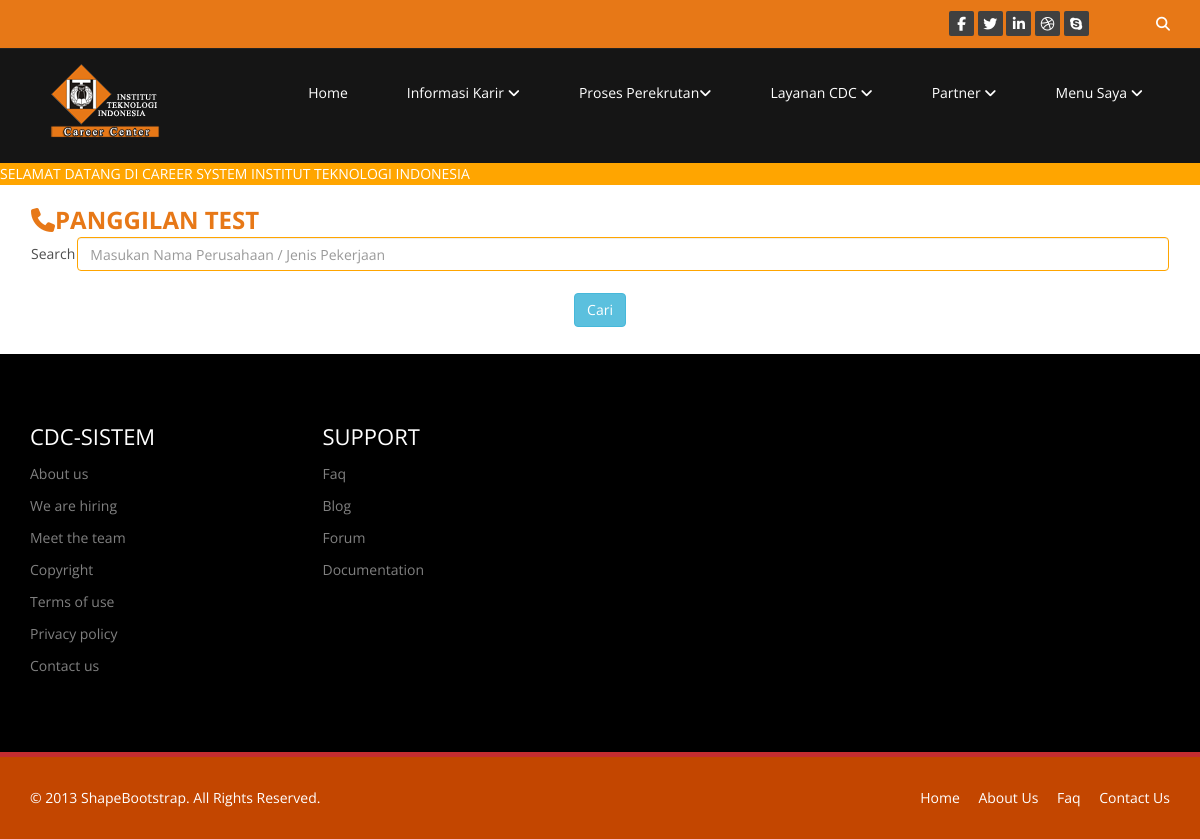
The page /panggilan-tes.php (signed in) on the database as committed earlier.
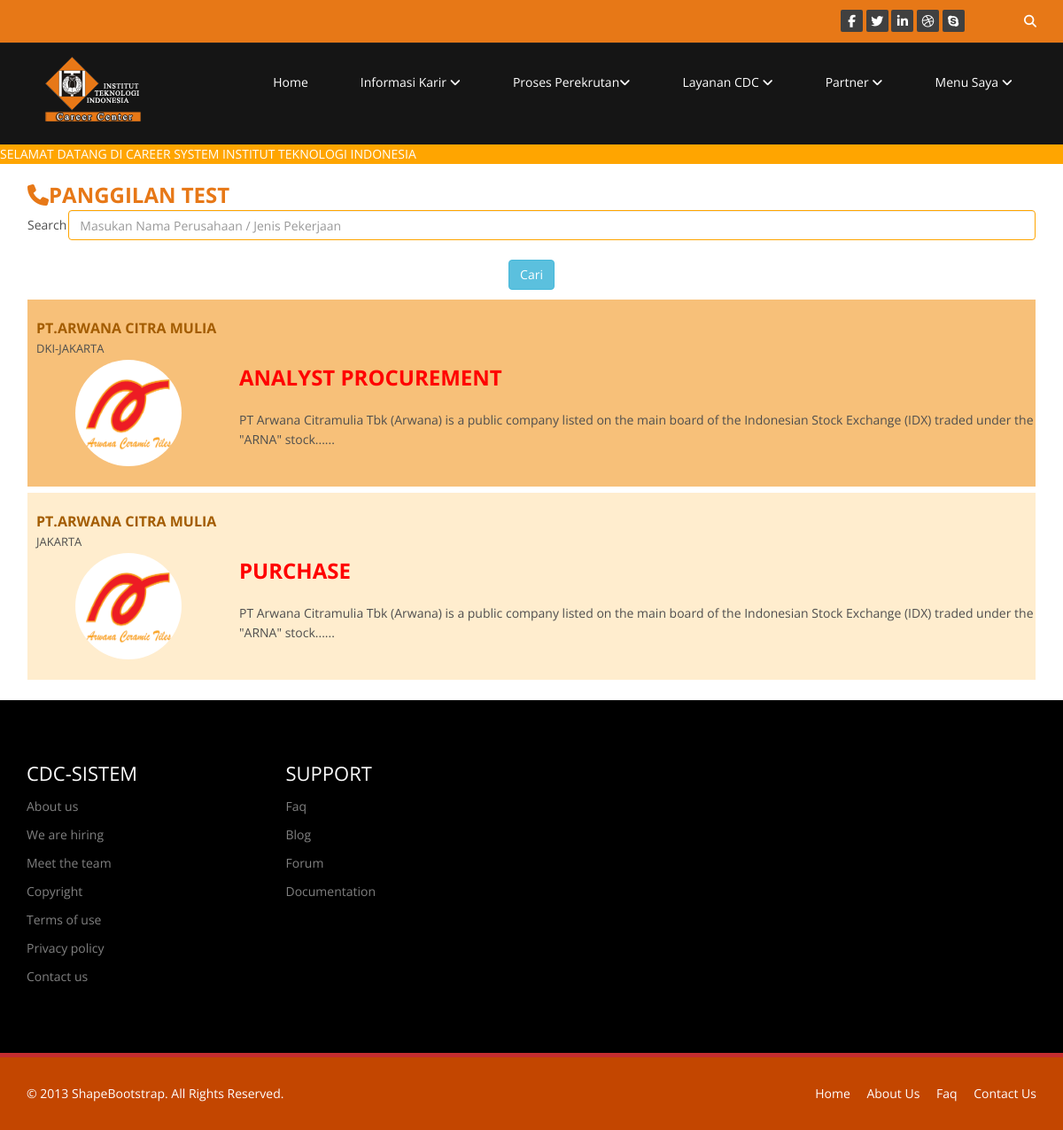
The same page on the database as committed later.
### tables this page shows
CREATE TABLE IF NOT EXISTS `tbl_lamar` (
  `id_lamar` int(5) NOT NULL AUTO_INCREMENT,
  `id_lowongan` int(5) NOT NULL,
  `id_user` int(5) NOT NULL,
  `tanggal` varchar(20) NOT NULL,
  `jam` varchar(20) NOT NULL,
  `panggilan` int(2) NOT NULL,
  PRIMARY KEY (`id_lamar`)
);

CREATE TABLE IF NOT EXISTS `user` (
  `id_user` int(10) NOT NULL AUTO_INCREMENT,
  `nik` int(15) NOT NULL,
  `nama` varchar(100) NOT NULL,
  `tempat_lahir` varchar(20) NOT NULL,
  `tgl_lahir` varchar(20) NOT NULL,
  `alamat` varchar(300) NOT NULL,
  `telepon` int(15) NOT NULL,
  `email` varchar(50) NOT NULL,
  `foto` varchar(50) NOT NULL,
  `level_pendidikan` varchar(20) NOT NULL,
  `pendidikan` varchar(100) NOT NULL,
  `username` varchar(50) NOT NULL,
  `password` varchar(100) NOT NULL,
  `status` varchar(50) NOT NULL,
  `kapasitas` int(2) NOT NULL,
  `jenis` varchar(50) NOT NULL,
  `deskripsi` text NOT NULL,
  `website` varchar(100) NOT NULL,
  PRIMARY KEY (`id_user`)
);

CREATE TABLE IF NOT EXISTS `lowongan` (
  `id_lowongan` int(5) NOT NULL AUTO_INCREMENT,
  `judul` varchar(120) NOT NULL,
  `isi` varchar(1000) NOT NULL,
  `gaji` varchar(20) NOT NULL,
  `provinsi` varchar(30) NOT NULL,
  `jenis` varchar(25) NOT NULL,
  `job_sekeer` int(5) NOT NULL,
  `id_comp` int(5) NOT NULL,
  `tanggal` varchar(15) NOT NULL,
  `jam` varchar(15) NOT NULL,
  `test_date` varchar(120) NOT NULL,
  `test_location` varchar(120) NOT NULL,
  `test_type` varchar(120) NOT NULL,
  `test_detail` varchar(120) NOT NULL,
  PRIMARY KEY (`id_lowongan`)
);

### panggilan-tes.php (the view, shortened to what this page needs)
<?php
	include 'header.php';
?>
		<br>
		<div class="container">
			<table width="100%" >
				<tr>
					<td colspan="6"><font  style="color: #e77817;" size="5"><strong><i class="fa fa-phone"></i>PANGGILAN TEST</strong></font></td>
				</tr>
				<tr>
				<form action="" method="POST">
					<td style="width:20px;">Search</td>
					<td><input type="text" class="form-control" name="kata" style="border-color: orange" placeholder="Masukan Nama Perusahaan / Jenis Pekerjaan" ></td>
				</tr>
				<tr>
					<td colspan="3" align="center"><button type="submit" style="margin-top: 20px;" class="btn btn-info btn-md" name="submit">Cari</button></td>
				</tr>
			<tr>
				<td colspan="3"></td>
			</tr>
			<tr>
				<td colspan="7">
			<?php
			if(isset($_POST['kata'])){
				$kata=$_POST['kata'];
				$sql_tambahan="AND (a.judul like lower('%$kata%') or deskripsi like ('%$kata%'))";
			}else{
				$sql_tambahan="";
			}
			$no=1;
			 $query="SELECT c.id_lowongan,judul,isi,a.tanggal,a.jam,deskripsi,provinsi,a.jenis,b.nama,foto,b.website,a.test_date,a.test_location,a.test_type,a.test_detail FROM lowongan a inner join user b on a.id_comp=b.id_user inner join tbl_lamar c on a.id_lowongan=c.id_lowongan where c.id_user='$id' AND c.panggilan = 1  $sql_tambahan";
			 $res=mysql_query($query);
			 while($row=mysql_fetch_array($res)){
				 $mod=$no%2;
				 if($mod==0){
				 	$bgColor="#ffedce";
				 }else{
				 	$bgColor="#f7c079";
				 }
			?>
				<div style="background-color: <?=$bgColor?>;border-color: black;width: 100%;height: 100%;margin-top: 7px;">
				<table  width="95%" align="center" class="table table-responsive table-hover">
					<tr>
					<table width="100%"  >
					<tr>
						<td colspan="10" style="padding-left: 10px;">
						<font  style="color: #a35c00;" size="3"><strong><?=strtoupper($row['nama'])?></strong></font><br>
						<font size="2"><?=strtoupper($row['provinsi'])?></font></td>
					</tr>
					<tr>
						<td width="20%" align="center" ><img class="img img-circle" src="admin/user/<?=$row['foto']?>" style="width:120px;height: 120px"></td>
						<td style="padding-left: 1%;"><font  style="color: #011982;" size="5"><strong><a  data-toggle="modal" data-target="#myModal1<?=$row['id_lowongan']?>" href='#'><?=strtoupper($row['judul'])?></a></strong></font><br>
						<br>
						<?php
					    $sbtr=substr($row['deskripsi'],0,200);
					    echo $sbtr."......";
						?>
						</td>
					</tr>
					</table>
					</div>
				<?php
				$no++;
				}
				?>
					</tr>
				</table>
		</div>
<?php
	include 'footer.php';
?>

### header.php (shortened to what this page needs)
<?php
global $array,$id;
if(isset($_SESSION['id'])){
    $id=$_SESSION['id'];
}else{
    $id="";
    $nama="";
    $username="";
}
?>
<!DOCTYPE html>
<html lang="en">
<head>
    <link href="css/bootstrap.min.css" rel="stylesheet">
    <link href="css/font-awesome.min.css" rel="stylesheet">
    <link href="css/animate.min.css" rel="stylesheet">
    <link href="css/prettyPhoto.css" rel="stylesheet">
    <link href="css/main.css" rel="stylesheet">
    <link href="css/responsive.css" rel="stylesheet">
    <link href="admin/css/datepicker3.css" rel="stylesheet">
    <link rel="stylesheet" href="https://cdnjs.cloudflare.com/ajax/libs/font-awesome/3.2.1/css/font-awesome.min.css" />
</head>
<body class="homepage">
    <header id="header">
        <div class="top-bar">
            <div class="container">
                <div class="row">
                    <div class="col-sm-12 col-xs-12">
                       <div class="social">
                            <ul class="social-share">
                                <li><a href="#"><i class="fa fa-facebook"></i></a></li>
                                <li><a href="#"><i class="fa fa-twitter"></i></a></li>
                                <li><a href="#"><i class="fa fa-linkedin"></i></a></li>
                                <li><a href="#"><i class="fa fa-dribbble"></i></a></li>
                                <li><a href="#"><i class="fa fa-skype"></i></a></li>
                            </ul>
                            <div class="search">
                                <form role="form">
                                    <input type="text" class="search-form" autocomplete="off" placeholder="Search">
                                    <i class="fa fa-search" style=""></i>
                                </form>
                           </div>
                       </div>
                    </div>
                </div>
            </div>
        </div>
        <nav class="navbar navbar-inverse" role="banner">
            <div class="container">
                <div class="navbar-header">
                    <a class="navbar-brand" href="index.html"><img  src="css/img/logo-iti-kecil.png" alt="logo"></a>
                </div>
                <div class="collapse navbar-collapse navbar-right">
                    <ul class="nav navbar-nav">
                        <li ><a href="index.php">Home</a></li>
                        <li class="dropdown">
                            <a href="#" class="dropdown-toggle" data-toggle="dropdown">Informasi Karir <i class="fa fa-angle-down"></i></a>
                        </li>
                        <li class="dropdown">
                            <a href="#" class="dropdown-toggle" data-toggle="dropdown">Proses Perekrutan<i class="fa fa-angle-down"></i></a>
                        </li>
                       <li class="dropdown">
                            <a href="#" class="dropdown-toggle" data-toggle="dropdown">Layanan CDC <i class="fa fa-angle-down"></i></a>
                        </li>
                        <li class="dropdown">
                            <a href="#" class="dropdown-toggle" data-toggle="dropdown">Partner <i class="fa fa-angle-down"></i></a>
                        </li>
                        <?php
                            if($id!=""){
                        ?>
                        <li class="dropdown">
                            <a href="#" class="dropdown-toggle" data-toggle="dropdown">Menu Saya <i class="fa fa-angle-down"></i></a>
                        </li>
                        <?php } ?>
                    </ul>
                </div>
            </div>
        </nav>
        <div style="background-color: orange;width: 100%">
                <marquee><font color="white">SELAMAT DATANG DI CAREER SYSTEM INSTITUT TEKNOLOGI INDONESIA</font></marquee>
		</div>
    </header>

### footer.php (shortened to what this page needs)
    <section id="bottom" style="background-color: #000000;">
        <div class="container wow fadeInDown"  data-wow-duration="1000ms" data-wow-delay="600ms">
            <div class="row">
                <div class="col-md-3 col-sm-6">
                    <div class="widget">
                        <h3><font color="white">CDC-Sistem</font></h3>
                        <ul>
                            <li><a href="#">About us</a></li>
                            <li><a href="#">We are hiring</a></li>
                            <li><a href="#">Meet the team</a></li>
                            <li><a href="#">Copyright</a></li>
                            <li><a href="#">Terms of use</a></li>
                            <li><a href="#">Privacy policy</a></li>
                            <li><a href="#">Contact us</a></li>
                        </ul>
                    </div>
                </div>
                <div class="col-md-3 col-sm-6">
                    <div class="widget">
                        <h3><font color="white">Support</font></h3>
                        <ul>
                            <li><a href="#">Faq</a></li>
                            <li><a href="#">Blog</a></li>
                            <li><a href="#">Forum</a></li>
                            <li><a href="#">Documentation</a></li>
                        </ul>
                    </div>
                </div>
            </div>
        </div>
    </section>
    <footer id="footer" class="midnight-blue" style="background-color: #c34600">
        <div class="container">
            <div class="row">
                <div class="col-sm-6">
                    &copy; 2013 <a target="_blank" href="http://shapebootstrap.net/" title="Free Twitter Bootstrap WordPress Themes and HTML templates">ShapeBootstrap</a>. All Rights Reserved.
                </div>
                <div class="col-sm-6">
                    <ul class="pull-right">
                        <li><a href="#">Home</a></li>
                        <li><a href="#">About Us</a></li>
                        <li><a href="#">Faq</a></li>
                        <li><a href="#">Contact Us</a></li>
                    </ul>
                </div>
            </div>
        </div>
    </footer>
</body>
</html>

### css/main.css (style rules this page uses)
body { background: #fff; font-family: 'Open Sans', sans-serif; color:#4e4e4e; line-height: 22px; }
h1, h2, h3, h4, h5, h6 { font-weight: 600; font-family: 'Open Sans', sans-serif; color:#4e4e4e; }
h3 { font-size: 16px; color: #787878; font-weight: 400; line-height: 24px; }
a { color: #c52d2f; -webkit-transition: color 300ms, background-color 300ms; -moz-transition: color 300ms, background-color 300ms; -o-transition: color 300ms, background-color 300ms; transition: color 300ms, background-color 300ms; }
body > section { padding: 70px 0; }
#header .search { display: inline-block; }
.navbar>.container .navbar-brand { margin-left: 0; }
.top-bar { padding: 10px 0; background: #e77817; border-bottom: 1px solid #222; line-height: 28px; }
.social { text-align: right; }
.social-share { display: inline-block; list-style: none; padding: 0; margin: 0; }
ul.social-share li { display: inline-block; }
ul.social-share li a { display: inline-block; color: #fff; background: #404040; width: 25px; height: 25px; line-height: 25px; text-align: center; border-radius: 2px; }
.search i { color: #fff; }
input.search-form { background: transparent; border: 0 none; width: 60px; padding: 0 10px; color: #FFF; -webkit-transition: all 400ms; -moz-transition: all 400ms; -ms-transition: all 400ms; -o-transition: all 400ms; transition: all 400ms; }
.navbar-brand { padding: 0; margin:0; }
.navbar { border-radius: 0; margin-bottom: 0; background: #151515; padding: 15px 0; padding-bottom: 0; }
.navbar-nav { margin-top: 12px; }
.navbar-nav>li { margin-left: 35px; padding-bottom: 28px; }
.navbar-inverse .navbar-nav > li > a { padding: 5px 12px; margin: 0; border-radius: 3px; color: #fff; line-height: 24px; display: inline-block; }
.navbar-inverse { border: none; }
.navbar-inverse .navbar-brand { font-size: 36px; line-height: 50px; color: #fff; }
.navbar-inverse .navbar-collapse, .navbar-inverse .navbar-form { border-top: 0; padding-bottom: 0; }
.recent-work-wrap .overlay .preview:hover,a { color:red; text-shadow: 200px; }
.widget { margin-bottom: 60px; padding-left: 0; }
.widget h3 { color: #000; text-transform: uppercase; margin-bottom: 20px; }
#bottom { background: #f5f5f5; border-bottom: 5px solid #c52d2f; font-size: 14px; }
#bottom h3 { margin-top: 0; margin-bottom: 10px; text-transform: uppercase; font-size:22px; color: #000; }
#bottom ul { list-style: none; padding: 0; margin: 0; }
#bottom ul li { display: block; padding: 5px 0; }
#bottom ul li a { color: #808080; }
#bottom .widget { margin-bottom: 0; }
#footer { padding-top: 30px; padding-bottom: 30px; color: #fff; background: #2e2e2e; }
#footer a { color: #fff; }
#footer ul { list-style: none; padding: 0; margin: 0; }
#footer ul > li { display: inline-block; margin-left: 15px; }

Rows that differ between the two databases and show on the page:
added tbl_lamar: user.nama "PT.ARWANA CITRA MULIA", id_lowongan.provinsi "DKI-JAKARTA", user.foto (picture), id_lowongan.judul "ANALYST PROCUREMENT", user.deskripsi "PT Arwana Citramulia Tbk (Arwana) is a public company listed on the main board of the Indonesian Stock Exchange (IDX) traded under the \"ARNA\" stock"
added tbl_lamar: user.nama "PT.ARWANA CITRA MULIA", id_lowongan.provinsi "JAKARTA", user.foto (picture), id_lowongan.judul "PURCHASE", user.deskripsi "PT Arwana Citramulia Tbk (Arwana) is a public company listed on the main board of the Indonesian Stock Exchange (IDX) traded under the \"ARNA\" stock"
